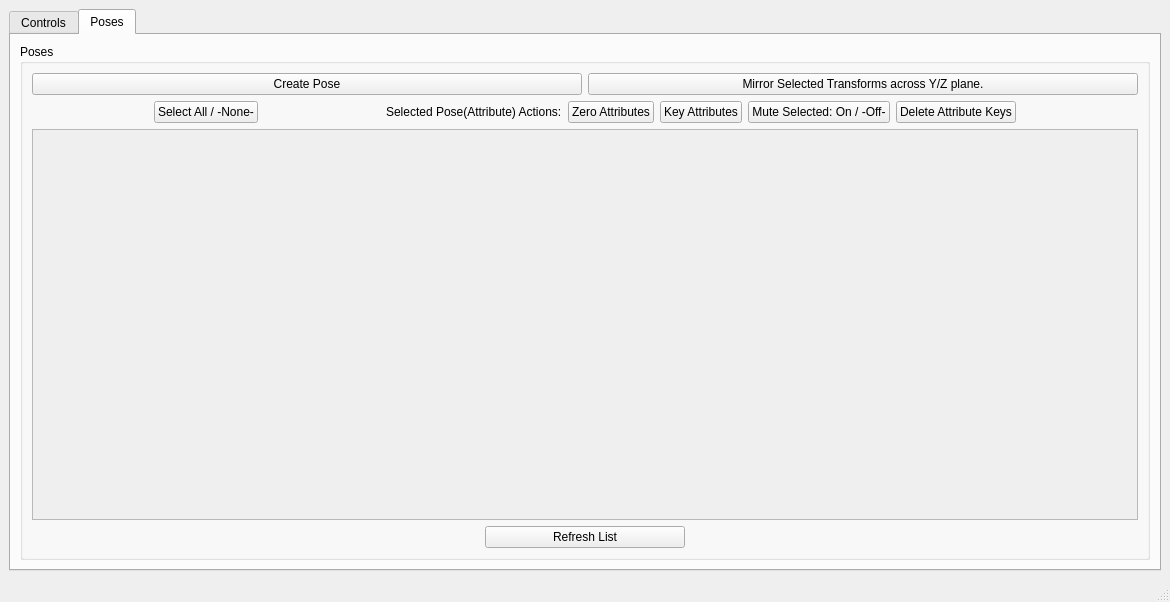
<?xml version="1.0" encoding="UTF-8"?>
<ui version="4.0">
 <class>MainWindow</class>
 <widget class="QMainWindow" name="MainWindow">
  <property name="geometry">
   <rect>
    <x>0</x>
    <y>0</y>
    <width>1170</width>
    <height>602</height>
   </rect>
  </property>
  <property name="windowTitle">
   <string>SDK PoseManager</string>
  </property>
  <widget class="QWidget" name="centralwidget">
   <layout class="QHBoxLayout" name="horizontalLayout_3">
    <item>
     <widget class="QTabWidget" name="tabWidget">
      <property name="currentIndex">
       <number>1</number>
      </property>
      <widget class="QWidget" name="tab">
       <attribute name="title">
        <string>Controls</string>
       </attribute>
       <layout class="QHBoxLayout" name="horizontalLayout_7">
        <item>
         <widget class="QGroupBox" name="controlsGroupBox">
          <property name="maximumSize">
           <size>
            <width>16777215</width>
            <height>16777215</height>
           </size>
          </property>
          <property name="title">
           <string>Controls</string>
          </property>
          <property name="checkable">
           <bool>false</bool>
          </property>
          <layout class="QVBoxLayout" name="verticalLayout_2">
           <item>
            <widget class="QLabel" name="label_3">
             <property name="text">
              <string>Treats visible attributes on selected controls as poses. A pose is defined as: An attribute driving some transforms via SDK.</string>
             </property>
            </widget>
           </item>
           <item>
            <layout class="QHBoxLayout" name="horizontalLayout_2">
             <item>
              <widget class="QLabel" name="label">
               <property name="text">
                <string>Number of Controls</string>
               </property>
              </widget>
             </item>
             <item>
              <widget class="QSlider" name="controlsSlider">
               <property name="minimum">
                <number>1</number>
               </property>
               <property name="maximum">
                <number>20</number>
               </property>
               <property name="orientation">
                <enum>Qt::Horizontal</enum>
               </property>
              </widget>
             </item>
             <item>
              <widget class="QLCDNumber" name="controlsNum">
               <property name="numDigits">
                <number>2</number>
               </property>
               <property name="segmentStyle">
                <enum>QLCDNumber::Flat</enum>
               </property>
               <property name="intValue" stdset="0">
                <number>1</number>
               </property>
              </widget>
             </item>
            </layout>
           </item>
           <item>
            <widget class="QScrollArea" name="controlsScrollArea">
             <property name="maximumSize">
              <size>
               <width>16777215</width>
               <height>16777215</height>
              </size>
             </property>
             <property name="widgetResizable">
              <bool>true</bool>
             </property>
             <widget class="QWidget" name="scrollAreaWidgetContents_2">
              <property name="geometry">
               <rect>
                <x>0</x>
                <y>0</y>
                <width>1068</width>
                <height>405</height>
               </rect>
              </property>
              <layout class="QVBoxLayout" name="verticalLayout">
               <item>
                <layout class="QVBoxLayout" name="controlsVLayout"/>
               </item>
              </layout>
             </widget>
            </widget>
           </item>
          </layout>
         </widget>
        </item>
       </layout>
      </widget>
      <widget class="QWidget" name="tab_2">
       <attribute name="title">
        <string>Poses</string>
       </attribute>
       <layout class="QHBoxLayout" name="horizontalLayout_6">
        <item>
         <widget class="QGroupBox" name="groupBox_2">
          <property name="title">
           <string>Poses</string>
          </property>
          <layout class="QVBoxLayout" name="verticalLayout_5">
           <item>
            <layout class="QHBoxLayout" name="horizontalLayout">
             <item>
              <widget class="QPushButton" name="createPoseBtn">
               <property name="text">
                <string>Create Pose</string>
               </property>
              </widget>
             </item>
             <item>
              <widget class="QPushButton" name="mirrorPoseBtn">
               <property name="text">
                <string>Mirror Selected Transforms across Y/Z plane.</string>
               </property>
              </widget>
             </item>
            </layout>
           </item>
           <item>
            <layout class="QHBoxLayout" name="horizontalLayout_5">
             <item>
              <spacer name="horizontalSpacer_3">
               <property name="orientation">
                <enum>Qt::Horizontal</enum>
               </property>
               <property name="sizeHint" stdset="0">
                <size>
                 <width>40</width>
                 <height>20</height>
                </size>
               </property>
              </spacer>
             </item>
             <item>
              <widget class="QPushButton" name="selBtn">
               <property name="text">
                <string>Select All / -None-</string>
               </property>
              </widget>
             </item>
             <item>
              <spacer name="horizontalSpacer">
               <property name="orientation">
                <enum>Qt::Horizontal</enum>
               </property>
               <property name="sizeHint" stdset="0">
                <size>
                 <width>40</width>
                 <height>20</height>
                </size>
               </property>
              </spacer>
             </item>
             <item>
              <widget class="QLabel" name="label_2">
               <property name="text">
                <string>Selected Pose(Attribute) Actions:</string>
               </property>
              </widget>
             </item>
             <item>
              <widget class="QPushButton" name="zeroBtn">
               <property name="text">
                <string>Zero Attributes</string>
               </property>
              </widget>
             </item>
             <item>
              <widget class="QPushButton" name="keyBtn">
               <property name="text">
                <string>Key Attributes</string>
               </property>
              </widget>
             </item>
             <item>
              <widget class="QPushButton" name="muteBtn">
               <property name="text">
                <string>Mute Selected: On / -Off-</string>
               </property>
              </widget>
             </item>
             <item>
              <widget class="QPushButton" name="clearBtn">
               <property name="text">
                <string>Delete Attribute Keys</string>
               </property>
              </widget>
             </item>
             <item>
              <spacer name="horizontalSpacer_4">
               <property name="orientation">
                <enum>Qt::Horizontal</enum>
               </property>
               <property name="sizeHint" stdset="0">
                <size>
                 <width>40</width>
                 <height>20</height>
                </size>
               </property>
              </spacer>
             </item>
            </layout>
           </item>
           <item>
            <widget class="QScrollArea" name="poseScrollArea">
             <property name="widgetResizable">
              <bool>true</bool>
             </property>
             <widget class="QWidget" name="scrollAreaWidgetContents">
              <property name="geometry">
               <rect>
                <x>0</x>
                <y>0</y>
                <width>1068</width>
                <height>338</height>
               </rect>
              </property>
              <layout class="QVBoxLayout" name="verticalLayout_3">
               <item>
                <layout class="QVBoxLayout" name="poseVLayout"/>
               </item>
              </layout>
             </widget>
            </widget>
           </item>
           <item>
            <layout class="QHBoxLayout" name="horizontalLayout_4">
             <item>
              <spacer name="horizontalSpacer_6">
               <property name="orientation">
                <enum>Qt::Horizontal</enum>
               </property>
               <property name="sizeHint" stdset="0">
                <size>
                 <width>40</width>
                 <height>20</height>
                </size>
               </property>
              </spacer>
             </item>
             <item>
              <widget class="QPushButton" name="refreshBtn">
               <property name="minimumSize">
                <size>
                 <width>200</width>
                 <height>0</height>
                </size>
               </property>
               <property name="maximumSize">
                <size>
                 <width>200</width>
                 <height>16777215</height>
                </size>
               </property>
               <property name="text">
                <string>Refresh List</string>
               </property>
              </widget>
             </item>
             <item>
              <spacer name="horizontalSpacer_2">
               <property name="orientation">
                <enum>Qt::Horizontal</enum>
               </property>
               <property name="sizeHint" stdset="0">
                <size>
                 <width>40</width>
                 <height>20</height>
                </size>
               </property>
              </spacer>
             </item>
            </layout>
           </item>
          </layout>
         </widget>
        </item>
       </layout>
      </widget>
     </widget>
    </item>
   </layout>
  </widget>
  <widget class="QStatusBar" name="statusbar"/>
 </widget>
 <resources/>
 <connections>
  <connection>
   <sender>controlsSlider</sender>
   <signal>sliderMoved(int)</signal>
   <receiver>controlsNum</receiver>
   <slot>display(int)</slot>
   <hints>
    <hint type="sourcelabel">
     <x>669</x>
     <y>159</y>
    </hint>
    <hint type="destinationlabel">
     <x>714</x>
     <y>167</y>
    </hint>
   </hints>
  </connection>
 </connections>
</ui>
